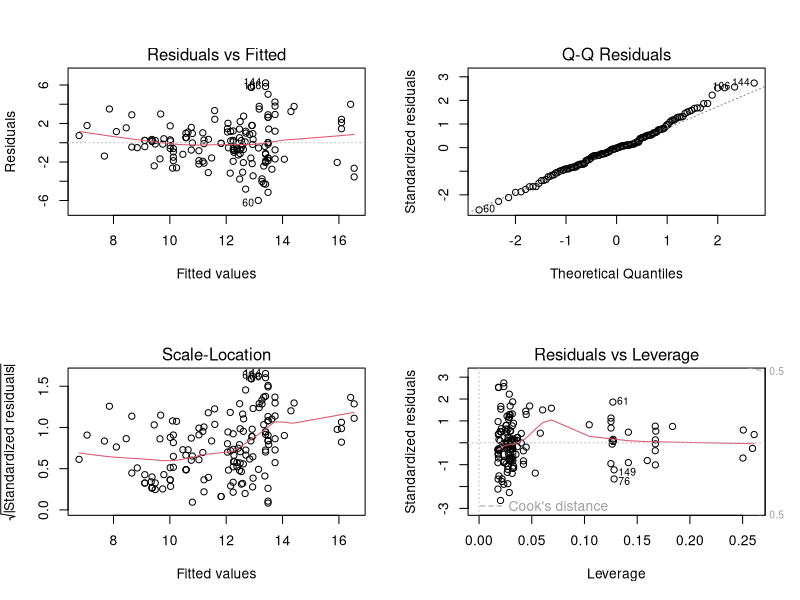

The R source for this figure: (Note: this script raises an error after producing the figure.)
#Load dataset
hybrid<-read.csv("hybrid_reg.csv")
summary(hybrid)
## accelrate with mpg and carclass - no interaction
mod.mpg.class.nointer = lm(accelrate ~ mpg + carclass,data=hybrid)
par(mfrow=c(2,2))
plot(mod.mpg.class.nointer)
summary(mod.mpg.class.nointer)
par(mfrow=c(1,1))
plot(mpg[carclass=="C"], accelrate[carclass=="C"], col=1, pch=16,
     xlab="mpg", ylab="accelrate", 
     main="accelrate vs mpg,carclass",
     ylim=c(0,40), xlim=c(10,80))
points(mpg[carclass=="L"], accelrate[carclass=="L"], 
       col=2,pch=16)
points(mpg[carclass=="M"], accelrate[carclass=="M"], 
       col=3,pch=16)
points(mpg[carclass=="MV"], accelrate[carclass=="MV"], 
       col=4,pch=16)
points(mpg[carclass=="PT"], accelrate[carclass=="PT"], 
       col=5,pch=16)
points(mpg[carclass=="SUV"], accelrate[carclass=="SUV"], 
       col=6,pch=16)
points(mpg[carclass=="TS"], accelrate[carclass=="TS"], 
       col=8,pch=16)
abline(a=14.74030, b=-0.11259, col=1, lwd=3) #C
abline(a=(14.74030+4.16459), b=-0.11259, 
       col=2, lwd=3) #L
abline(a=(14.74030+1.92070), b=-0.11259, 
       col=3, lwd=3) #M
abline(a=(14.74030-1.34222), b=-0.11259,
       col=4, lwd=3) #MV
abline(a=(14.74030-1.61568), b=-0.11259,
       col=5, lwd=3) #PT
abline(a=(14.74030+1.10864), b=-0.11259,
       col=6, lwd=3) #SUV
abline(a=(14.74030+0.59464), b=-0.11259,
       col=8, lwd=3) #TS
legend(15,35, legend=
         c("C", "L", "M", "MV", "PT", "SUV", "TS"), 
       col=c(1,2,3,4,5,6,8), 
       pch=c(16,16,16,16,16,16,16), 
       bty = "n",horiz=TRUE)

## accelrate with mpg and carclass - interaction
mod.mpg.class.inter = lm(accelrate ~ mpg + carclass + 
                           mpg:carclass,
                         data=hybrid)
par(mfrow=c(2,2))
plot(mod.mpg.class.inter)
summary(mod.mpg.class.inter)
par(mfrow=c(1,1))
plot(mpg[carclass=="C"], accelrate[carclass=="C"], 
     col=1, pch=16,
     xlab="mpg", ylab="accelrate", 
     main="accelrate vs mpg,carclass",
     ylim=c(0,40), xlim=c(10,80))
points(mpg[carclass=="L"], accelrate[carclass=="L"], 
       col=2,pch=16)
points(mpg[carclass=="M"], accelrate[carclass=="M"], 
       col=3,pch=16)
points(mpg[carclass=="MV"], accelrate[carclass=="MV"], 
       col=4,pch=16)
points(mpg[carclass=="PT"], accelrate[carclass=="PT"], 
       col=5,pch=16)
points(mpg[carclass=="SUV"], accelrate[carclass=="SUV"], 
       col=6,pch=16)
points(mpg[carclass=="TS"], accelrate[carclass=="TS"], 
       col=8,pch=16)
abline(a=12.02325, b=-0.05019, col=1, lwd=3) #C
abline(a=(12.023258 + 8.36455), b=(-0.05019 -0.11931), 
       col=2, lwd=3) #L
abline(a=(12.02325+5.58129), b=(-0.05019 -0.08874), 
       col=3, lwd=3) #M
abline(a=(12.02325-0.55122), b=(-0.05019 -0.02332), 
       col=4, lwd=3) #MV
abline(a=(12.02325-4.80128), b=(-0.05019 + 0.24556), 
       col=5, lwd=3) #PT
abline(a=(12.02325+4.53937), b=(-0.05019 -0.08984), 
       col=6, lwd=3) #SUV
abline(a=(12.02325+1.42846), b=(-0.05019 -0.02377), 
       col=8, lwd=3) #TS
legend(15,35, legend=
         c("C", "L", "M", "MV", "PT", "SUV", "TS"), 
       col=c(1,2,3,4,5,6,8), pch=c(16,16,16,16,16,16,16), 
       bty = "n",horiz=TRUE)

## accelrate with msrp and carclass - no interaction
mod.msrp.class.nointer = lm(accelrate ~ msrp + carclass, 
                            data=hybrid)
par(mfrow=c(2,2))
plot(mod.msrp.class.nointer)
summary(mod.msrp.class.nointer)
par(mfrow=c(1,1))
plot(msrp[carclass=="C"], accelrate[carclass=="C"], 
     col=1, pch=16,
     xlab="msrp", ylab="accelrate", 
     main="accelrate vs msrp,carclass",
     ylim=c(0,40), xlim=c(10000,150000))
points(msrp[carclass=="L"], accelrate[carclass=="L"], 
       col=2,pch=16)
points(msrp[carclass=="M"], accelrate[carclass=="M"], 
       col=3,pch=16)
points(msrp[carclass=="MV"], accelrate[carclass=="MV"], 
       col=4,pch=16)
points(msrp[carclass=="PT"], accelrate[carclass=="PT"], 
       col=5,pch=16)
points(msrp[carclass=="SUV"], accelrate[carclass=="SUV"], 
       col=6,pch=16)
points(msrp[carclass=="TS"], accelrate[carclass=="TS"], 
       col=8,pch=16)
abline(a=7.418, b=8.672e-05, col=1, lwd=3) #C
abline(a=(7.418+1.160), b=8.672e-05, col=2, lwd=3) #L
abline(a=(7.418+1.973), b=8.672e-05, col=3, lwd=3) #M
abline(a=(7.418-2.136), b=8.672e-05, col=4, lwd=3) #MV
abline(a=(7.418+3.901e-01), b=8.672e-05, col=5, lwd=3) #PT
abline(a=(7.418+1.373), b=8.672e-05, col=6, lwd=3) #SUV
abline(a=(7.418+7.404e-01), b=8.672e-05, col=8, lwd=3) #TS
legend(20000,35, legend=
         c("C", "L", "M", "MV", "PT", "SUV", "TS"),
       col=c(1,2,3,4,5,6,8), pch=c(16,16,16,16,16,16,16),
       bty = "n", horiz=TRUE)

## accelrate with msrp and carclass - interaction
mod.msrp.class.inter = lm(accelrate ~ msrp + carclass + 
                            msrp:carclass,
                          data=hybrid)
par(mfrow=c(2,2))
plot(mod.msrp.class.inter)
summary(mod.msrp.class.inter)
par(mfrow=c(1,1))
plot(msrp[carclass=="C"], accelrate[carclass=="C"], 
     col=1, pch=16,
     xlab="msrp", ylab="accelrate", 
     main="accelrate vs msrp,carclass",
     ylim=c(0,40), xlim=c(10000,150000))
points(msrp[carclass=="L"], accelrate[carclass=="L"], 
       col=2,pch=16)
points(msrp[carclass=="M"], accelrate[carclass=="M"], 
       col=3,pch=16)
points(msrp[carclass=="MV"], accelrate[carclass=="MV"], 
       col=4,pch=16)
points(msrp[carclass=="PT"], accelrate[carclass=="PT"], 
       col=5,pch=16)
points(msrp[carclass=="SUV"], accelrate[carclass=="SUV"], 
       col=6,pch=16)
points(msrp[carclass=="TS"], accelrate[carclass=="TS"], 
       col=8,pch=16)
abline(a=6.951, b=1.034e-04, col=1, lwd=3) #C
abline(a=(6.951+3.224), b=(1.034e-04 -3.546e-05), 
       col=2, lwd=3) #L
abline(a=(6.951+1.818), b=(1.034e-04 -9.513e-08), 
       col=3, lwd=3) #M
abline(a=(6.951-1.144), b=(1.034e-04 -3.448e-05), 
       col=4, lwd=3) #MV
abline(a=(6.951-4.765e-01), b=(1.034e-04 + 1.988e-05), 
       col=5, lwd=3) #PT
abline(a=(6.951+3.082), b=(1.034e-04 -4.281e-05), 
       col=6, lwd=3) #SUV
abline(a=(6.951+6.068), b=(1.034e-04 -2.665e-04), 
       col=8, lwd=3) #TS
legend(20000,35, legend=
         c("C", "L", "M", "MV", "PT", "SUV", "TS"),
       col=c(1,2,3,4,5,6,8), pch=c(16,16,16,16,16,16,16), 
       bty = "n", horiz = TRUE)

## Final Model msrp + mpg + year:msrp
mod.msrpmpg.class.inter = lm(accelrate ~ msrp + mpg + 
                               year:msrp, data=hybrid)
par(mfrow=c(2,2))
plot(mod.msrpmpg.class.inter)
summary(mod.msrpmpg.class.inter)
par(mfrow=c(1,1))

## Perform a partial F-Test to determine if the interaction term
## makes sense
## Full Final Model
Full.model <- lm(accelrate ~ msrp + mpg + 
                   year:msrp, data=hybrid)
summary(Full.model)
## Remove the interaction term and make a reduced (nested) model
Reduced.model <- lm(accelrate ~ msrp + mpg, data=hybrid)
summary(Reduced.model)

## Partial F-Test
anova(Reduced.model, Full.model)

## Two Way Anova
library(car)
# Make msrp a categorical variable low < 40k high > 50k
hybrid$price <- as.factor(ifelse(hybrid$msrp < 40000, yes="low", no="high"))
                          
                          
summary(hybrid)
plot <- ggline(hybrid, x="price", y="accelrate", color="carclass",
               add=c("mean_se", "dotplot"))
plot
model1 <-lm(accelrate~price*carclass, data=hybrid)
Anova(model1,type=2)

## Check model assumptions
## normal distribution of model residuals
plot(model1, 2)
aov_residuals <- residuals(object=model1)
shapiro.test(aov_residuals)

## homogeneity of variance
plot(model1, 1)
leveneTest(accelrate~price*carclass, data=hybrid)

## ook at all the separate group combinations
posthoc <- lsmeans(model1,
                   pairwise~price*carclass,
                   adjust="tukey")
posthoc
